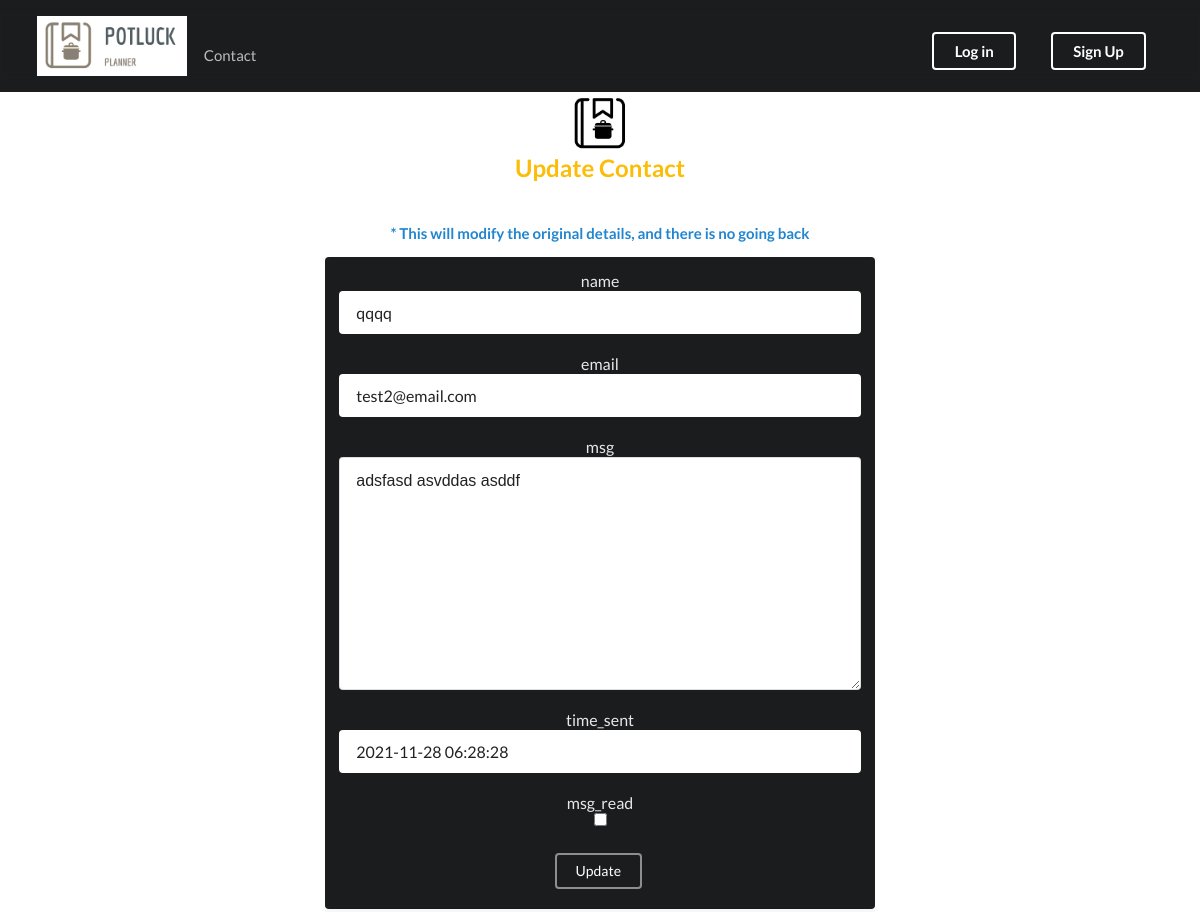
/contacts/4/update/, run on an earlier commit of the app's database.
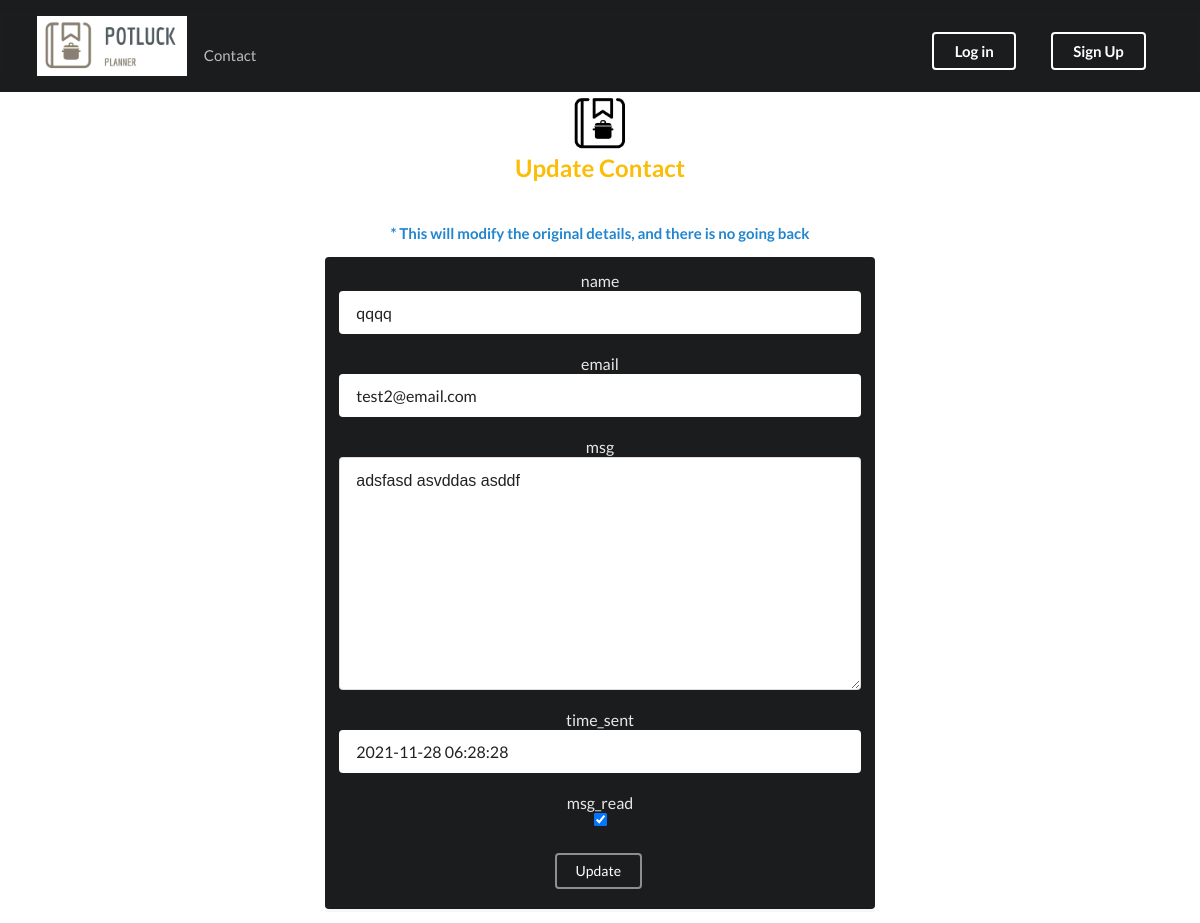
And on a later commit of the database.
### planner/models.py (models this page shows, shortened)
class Contact(models.Model):
  name = models.CharField(max_length=200)
  email = models.CharField(max_length=200)
  msg = models.TextField(max_length=2000)
  time_sent = models.DateTimeField(default=now)
  msg_read = models.BooleanField(default=False)

### planner/views.py (the view)
# urls.py: path('contacts/<int:id>/update/', views.update_contact, name="update_contact"),
def update_contact(request, id):
  contact = Contact.objects.get(id=id)
  form = ContactForm(request.POST or None, instance=contact)
  if form.is_valid():
    form.save()
    return redirect('contacts')
  return render(request, 'planner/updatecontact.html', { 'form': form, 'contact': contact } )

### planner/forms.py
class ContactForm(forms.ModelForm):
  class Meta:
    model = Contact
    fields = ['name', 'email', 'msg', 'time_sent', 'msg_read']

### planner/templates/planner/updatecontact.html (shortened to what this page needs)
{% extends 'planner/base.html' %}
{% block body %}
  <div class="ui container">
    <div class="ui middle aligned center aligned grid">
      <div class="four wide column"></div>
      <div class="eight wide column">
        <h2 class="ui yellow image header">
          <img src="../../../pictures/logo.png" class="image">
          <br />
          <div class="content">
            Update Contact
          </div>
        </h2>
        <h4 class="ui blue header">
          * This will modify the original details, and there is no going back
        </h4>
        <div class="ui stacked segment inverted">
          <form method="POST" class="ui large form inverted">
            {% for field in form %}
              <div class="form-group">
                {{ field.name }}
                <br />
                {{ field }}
                <br />
              </div>
              <br />
            {% endfor %}
            <button type="submit" class="ui inverted red basic button">Update</button>
          </form>
        </div>
      </div>
      <div class="four wide column"></div>
    </div>
  </div>
{%  endblock %}

What changed in the data, as far as the page shows it:
changed Contact "qqqq": msg_read "☐" → "☑"
